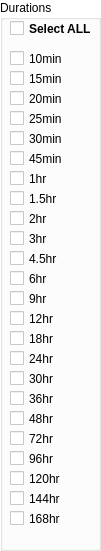
  <widget class="QGroupBox" name="groupBox_Durations">
   <property name="geometry">
    <rect>
     <x>130</x>
     <y>60</y>
     <width>101</width>
     <height>551</height>
    </rect>
   </property>
   <property name="palette">
    <palette>
     <active>
      <colorrole role="WindowText">
       <brush brushstyle="SolidPattern">
        <color alpha="255">
         <red>0</red>
         <green>0</green>
         <blue>0</blue>
        </color>
       </brush>
      </colorrole>
      <colorrole role="Button">
       <brush brushstyle="SolidPattern">
        <color alpha="255">
         <red>255</red>
         <green>255</green>
         <blue>255</blue>
        </color>
       </brush>
      </colorrole>
      <colorrole role="Light">
       <brush brushstyle="SolidPattern">
        <color alpha="255">
         <red>255</red>
         <green>255</green>
         <blue>255</blue>
        </color>
       </brush>
      </colorrole>
      <colorrole role="Midlight">
       <brush brushstyle="SolidPattern">
        <color alpha="255">
         <red>255</red>
         <green>255</green>
         <blue>255</blue>
        </color>
       </brush>
      </colorrole>
      <colorrole role="Dark">
       <brush brushstyle="SolidPattern">
        <color alpha="255">
         <red>127</red>
         <green>127</green>
         <blue>127</blue>
        </color>
       </brush>
      </colorrole>
      <colorrole role="Mid">
       <brush brushstyle="SolidPattern">
        <color alpha="255">
         <red>170</red>
         <green>170</green>
         <blue>170</blue>
        </color>
       </brush>
      </colorrole>
      <colorrole role="Text">
       <brush brushstyle="SolidPattern">
        <color alpha="255">
         <red>0</red>
         <green>0</green>
         <blue>0</blue>
        </color>
       </brush>
      </colorrole>
      <colorrole role="BrightText">
       <brush brushstyle="SolidPattern">
        <color alpha="255">
         <red>255</red>
         <green>255</green>
         <blue>255</blue>
        </color>
       </brush>
      </colorrole>
      <colorrole role="ButtonText">
       <brush brushstyle="SolidPattern">
        <color alpha="255">
         <red>0</red>
         <green>0</green>
         <blue>0</blue>
        </color>
       </brush>
      </colorrole>
      <colorrole role="Base">
       <brush brushstyle="SolidPattern">
        <color alpha="255">
         <red>255</red>
         <green>255</green>
         <blue>255</blue>
        </color>
       </brush>
      </colorrole>
      <colorrole role="Window">
       <brush brushstyle="SolidPattern">
        <color alpha="255">
         <red>255</red>
         <green>255</green>
         <blue>255</blue>
        </color>
       </brush>
      </colorrole>
      <colorrole role="Shadow">
       <brush brushstyle="SolidPattern">
        <color alpha="255">
         <red>0</red>
         <green>0</green>
         <blue>0</blue>
        </color>
       </brush>
      </colorrole>
      <colorrole role="AlternateBase">
       <brush brushstyle="SolidPattern">
        <color alpha="255">
         <red>255</red>
         <green>255</green>
         <blue>255</blue>
        </color>
       </brush>
      </colorrole>
      <colorrole role="ToolTipBase">
       <brush brushstyle="SolidPattern">
        <color alpha="255">
         <red>255</red>
         <green>255</green>
         <blue>220</blue>
        </color>
       </brush>
      </colorrole>
      <colorrole role="ToolTipText">
       <brush brushstyle="SolidPattern">
        <color alpha="255">
         <red>0</red>
         <green>0</green>
         <blue>0</blue>
        </color>
       </brush>
      </colorrole>
     </active>
     <inactive>
      <colorrole role="WindowText">
       <brush brushstyle="SolidPattern">
        <color alpha="255">
         <red>0</red>
         <green>0</green>
         <blue>0</blue>
        </color>
       </brush>
      </colorrole>
      <colorrole role="Button">
       <brush brushstyle="SolidPattern">
        <color alpha="255">
         <red>255</red>
         <green>255</green>
         <blue>255</blue>
        </color>
       </brush>
      </colorrole>
      <colorrole role="Light">
       <brush brushstyle="SolidPattern">
        <color alpha="255">
         <red>255</red>
         <green>255</green>
         <blue>255</blue>
        </color>
       </brush>
      </colorrole>
      <colorrole role="Midlight">
       <brush brushstyle="SolidPattern">
        <color alpha="255">
         <red>255</red>
         <green>255</green>
         <blue>255</blue>
        </color>
       </brush>
      </colorrole>
      <colorrole role="Dark">
       <brush brushstyle="SolidPattern">
        <color alpha="255">
         <red>127</red>
         <green>127</green>
         <blue>127</blue>
        </color>
       </brush>
      </colorrole>
      <colorrole role="Mid">
       <brush brushstyle="SolidPattern">
        <color alpha="255">
         <red>170</red>
         <green>170</green>
         <blue>170</blue>
        </color>
       </brush>
      </colorrole>
      <colorrole role="Text">
       <brush brushstyle="SolidPattern">
        <color alpha="255">
         <red>0</red>
         <green>0</green>
         <blue>0</blue>
        </color>
       </brush>
      </colorrole>
      <colorrole role="BrightText">
       <brush brushstyle="SolidPattern">
        <color alpha="255">
         <red>255</red>
         <green>255</green>
         <blue>255</blue>
        </color>
       </brush>
      </colorrole>
      <colorrole role="ButtonText">
       <brush brushstyle="SolidPattern">
        <color alpha="255">
         <red>0</red>
         <green>0</green>
         <blue>0</blue>
        </color>
       </brush>
      </colorrole>
      <colorrole role="Base">
       <brush brushstyle="SolidPattern">
        <color alpha="255">
         <red>255</red>
         <green>255</green>
         <blue>255</blue>
        </color>
       </brush>
      </colorrole>
      <colorrole role="Window">
       <brush brushstyle="SolidPattern">
        <color alpha="255">
         <red>255</red>
         <green>255</green>
         <blue>255</blue>
        </color>
       </brush>
      </colorrole>
      <colorrole role="Shadow">
       <brush brushstyle="SolidPattern">
        <color alpha="255">
         <red>0</red>
         <green>0</green>
         <blue>0</blue>
        </color>
       </brush>
      </colorrole>
      <colorrole role="AlternateBase">
       <brush brushstyle="SolidPattern">
        <color alpha="255">
         <red>255</red>
         <green>255</green>
         <blue>255</blue>
        </color>
       </brush>
      </colorrole>
      <colorrole role="ToolTipBase">
       <brush brushstyle="SolidPattern">
        <color alpha="255">
         <red>255</red>
         <green>255</green>
         <blue>220</blue>
        </color>
       </brush>
      </colorrole>
      <colorrole role="ToolTipText">
       <brush brushstyle="SolidPattern">
        <color alpha="255">
         <red>0</red>
         <green>0</green>
         <blue>0</blue>
        </color>
       </brush>
      </colorrole>
     </inactive>
     <disabled>
      <colorrole role="WindowText">
       <brush brushstyle="SolidPattern">
        <color alpha="255">
         <red>127</red>
         <green>127</green>
         <blue>127</blue>
        </color>
       </brush>
      </colorrole>
      <colorrole role="Button">
       <brush brushstyle="SolidPattern">
        <color alpha="255">
         <red>255</red>
         <green>255</green>
         <blue>255</blue>
        </color>
       </brush>
      </colorrole>
      <colorrole role="Light">
       <brush brushstyle="SolidPattern">
        <color alpha="255">
         <red>255</red>
         <green>255</green>
         <blue>255</blue>
        </color>
       </brush>
      </colorrole>
      <colorrole role="Midlight">
       <brush brushstyle="SolidPattern">
        <color alpha="255">
         <red>255</red>
         <green>255</green>
         <blue>255</blue>
        </color>
       </brush>
      </colorrole>
      <colorrole role="Dark">
       <brush brushstyle="SolidPattern">
        <color alpha="255">
         <red>127</red>
         <green>127</green>
         <blue>127</blue>
        </color>
       </brush>
      </colorrole>
      <colorrole role="Mid">
       <brush brushstyle="SolidPattern">
        <color alpha="255">
         <red>170</red>
         <green>170</green>
         <blue>170</blue>
        </color>
       </brush>
      </colorrole>
      <colorrole role="Text">
       <brush brushstyle="SolidPattern">
        <color alpha="255">
         <red>127</red>
         <green>127</green>
         <blue>127</blue>
        </color>
       </brush>
      </colorrole>
      <colorrole role="BrightText">
       <brush brushstyle="SolidPattern">
        <color alpha="255">
         <red>255</red>
         <green>255</green>
         <blue>255</blue>
        </color>
       </brush>
      </colorrole>
      <colorrole role="ButtonText">
       <brush brushstyle="SolidPattern">
        <color alpha="255">
         <red>127</red>
         <green>127</green>
         <blue>127</blue>
        </color>
       </brush>
      </colorrole>
      <colorrole role="Base">
       <brush brushstyle="SolidPattern">
        <color alpha="255">
         <red>255</red>
         <green>255</green>
         <blue>255</blue>
        </color>
       </brush>
      </colorrole>
      <colorrole role="Window">
       <brush brushstyle="SolidPattern">
        <color alpha="255">
         <red>255</red>
         <green>255</green>
         <blue>255</blue>
        </color>
       </brush>
      </colorrole>
      <colorrole role="Shadow">
       <brush brushstyle="SolidPattern">
        <color alpha="255">
         <red>0</red>
         <green>0</green>
         <blue>0</blue>
        </color>
       </brush>
      </colorrole>
      <colorrole role="AlternateBase">
       <brush brushstyle="SolidPattern">
        <color alpha="255">
         <red>255</red>
         <green>255</green>
         <blue>255</blue>
        </color>
       </brush>
      </colorrole>
      <colorrole role="ToolTipBase">
       <brush brushstyle="SolidPattern">
        <color alpha="255">
         <red>255</red>
         <green>255</green>
         <blue>220</blue>
        </color>
       </brush>
      </colorrole>
      <colorrole role="ToolTipText">
       <brush brushstyle="SolidPattern">
        <color alpha="255">
         <red>0</red>
         <green>0</green>
         <blue>0</blue>
        </color>
       </brush>
      </colorrole>
     </disabled>
    </palette>
   </property>
   <property name="autoFillBackground">
    <bool>true</bool>
   </property>
   <property name="title">
    <string>Durations</string>
   </property>
   <widget class="QCheckBox" name="checkBox_10m">
    <property name="geometry">
     <rect>
      <x>10</x>
      <y>50</y>
      <width>70</width>
      <height>17</height>
     </rect>
    </property>
    <property name="text">
     <string>10min</string>
    </property>
   </widget>
   <widget class="QCheckBox" name="checkBox_15m">
    <property name="geometry">
     <rect>
      <x>10</x>
      <y>70</y>
      <width>70</width>
      <height>17</height>
     </rect>
    </property>
    <property name="text">
     <string>15min</string>
    </property>
   </widget>
   <widget class="QCheckBox" name="checkBox_20m">
    <property name="geometry">
     <rect>
      <x>10</x>
      <y>90</y>
      <width>70</width>
      <height>17</height>
     </rect>
    </property>
    <property name="text">
     <string>20min</string>
    </property>
   </widget>
   <widget class="QCheckBox" name="checkBox_25m">
    <property name="geometry">
     <rect>
      <x>10</x>
      <y>110</y>
      <width>70</width>
      <height>17</height>
     </rect>
    </property>
    <property name="text">
     <string>25min</string>
    </property>
   </widget>
   <widget class="QCheckBox" name="checkBox_30m">
    <property name="geometry">
     <rect>
      <x>10</x>
      <y>130</y>
      <width>70</width>
      <height>17</height>
     </rect>
    </property>
    <property name="text">
     <string>30min</string>
    </property>
   </widget>
   <widget class="QCheckBox" name="checkBox_45m">
    <property name="geometry">
     <rect>
      <x>10</x>
      <y>150</y>
      <width>70</width>
      <height>17</height>
     </rect>
    </property>
    <property name="text">
     <string>45min</string>
    </property>
   </widget>
   <widget class="QCheckBox" name="checkBox_60m">
    <property name="geometry">
     <rect>
      <x>10</x>
      <y>170</y>
      <width>70</width>
      <height>17</height>
     </rect>
    </property>
    <property name="text">
     <string>1hr</string>
    </property>
   </widget>
   <widget class="QCheckBox" name="checkBox_90m">
    <property name="geometry">
     <rect>
      <x>10</x>
      <y>190</y>
      <width>70</width>
      <height>17</height>
     </rect>
    </property>
    <property name="text">
     <string>1.5hr</string>
    </property>
   </widget>
   <widget class="QCheckBox" name="checkBox_120m">
    <property name="geometry">
     <rect>
      <x>10</x>
      <y>210</y>
      <width>70</width>
      <height>17</height>
     </rect>
    </property>
    <property name="text">
     <string>2hr</string>
    </property>
   </widget>
   <widget class="QCheckBox" name="checkBox_180m">
    <property name="geometry">
     <rect>
      <x>10</x>
      <y>230</y>
      <width>70</width>
      <height>17</height>
     </rect>
    </property>
    <property name="text">
     <string>3hr</string>
    </property>
   </widget>
   <widget class="QCheckBox" name="checkBox_270m">
    <property name="geometry">
     <rect>
      <x>10</x>
      <y>250</y>
      <width>70</width>
      <height>17</height>
     </rect>
    </property>
    <property name="text">
     <string>4.5hr</string>
    </property>
   </widget>
   <widget class="QCheckBox" name="checkBox_6h">
    <property name="geometry">
     <rect>
      <x>10</x>
      <y>270</y>
      <width>70</width>
      <height>17</height>
     </rect>
    </property>
    <property name="text">
     <string>6hr</string>
    </property>
   </widget>
   <widget class="QCheckBox" name="checkBox_9h">
    <property name="geometry">
     <rect>
      <x>10</x>
      <y>290</y>
      <width>70</width>
      <height>17</height>
     </rect>
    </property>
    <property name="text">
     <string>9hr</string>
    </property>
   </widget>
   <widget class="QCheckBox" name="checkBox_12h">
    <property name="geometry">
     <rect>
      <x>10</x>
      <y>310</y>
      <width>70</width>
      <height>17</height>
     </rect>
    </property>
    <property name="text">
     <string>12hr</string>
    </property>
   </widget>
   <widget class="QCheckBox" name="checkBox_18h">
    <property name="geometry">
     <rect>
      <x>10</x>
      <y>330</y>
      <width>70</width>
      <height>17</height>
     </rect>
    </property>
    <property name="text">
     <string>18hr</string>
    </property>
   </widget>
   <widget class="QCheckBox" name="checkBox_24h">
    <property name="geometry">
     <rect>
      <x>10</x>
      <y>350</y>
      <width>70</width>
      <height>17</height>
     </rect>
    </property>
    <property name="text">
     <string>24hr</string>
    </property>
   </widget>
   <widget class="QCheckBox" name="checkBox_30h">
    <property name="geometry">
     <rect>
      <x>10</x>
      <y>370</y>
      <width>70</width>
      <height>17</height>
     </rect>
    </property>
    <property name="text">
     <string>30hr</string>
    </property>
   </widget>
   <widget class="QCheckBox" name="checkBox_36h">
    <property name="geometry">
     <rect>
      <x>10</x>
      <y>390</y>
      <width>70</width>
      <height>17</height>
     </rect>
    </property>
    <property name="text">
     <string>36hr</string>
    </property>
   </widget>
   <widget class="QCheckBox" name="checkBox_48h">
    <property name="geometry">
     <rect>
      <x>10</x>
      <y>410</y>
      <width>70</width>
      <height>17</height>
     </rect>
    </property>
    <property name="text">
     <string>48hr</string>
    </property>
   </widget>
   <widget class="QCheckBox" name="checkBox_72h">
    <property name="geometry">
     <rect>
      <x>10</x>
      <y>430</y>
      <width>70</width>
      <height>17</height>
     </rect>
    </property>
    <property name="text">
     <string>72hr</string>
    </property>
   </widget>
   <widget class="QCheckBox" name="checkBox_96h">
    <property name="geometry">
     <rect>
      <x>10</x>
      <y>450</y>
      <width>70</width>
      <height>17</height>
     </rect>
    </property>
    <property name="text">
     <string>96hr</string>
    </property>
   </widget>
   <widget class="QCheckBox" name="checkBox_120h">
    <property name="geometry">
     <rect>
      <x>10</x>
      <y>470</y>
      <width>70</width>
      <height>17</height>
     </rect>
    </property>
    <property name="text">
     <string>120hr</string>
    </property>
   </widget>
   <widget class="QCheckBox" name="checkBox_144h">
    <property name="geometry">
     <rect>
      <x>10</x>
      <y>490</y>
      <width>70</width>
      <height>17</height>
     </rect>
    </property>
    <property name="text">
     <string>144hr</string>
    </property>
   </widget>
   <widget class="QCheckBox" name="checkBox_168h">
    <property name="geometry">
     <rect>
      <x>10</x>
      <y>510</y>
      <width>70</width>
      <height>17</height>
     </rect>
    </property>
    <property name="text">
     <string>168hr</string>
    </property>
   </widget>
   <widget class="QCheckBox" name="checkBox_durAll">
    <property name="geometry">
     <rect>
      <x>10</x>
      <y>20</y>
      <width>81</width>
      <height>17</height>
     </rect>
    </property>
    <property name="font">
     <font>
      <weight>75</weight>
      <bold>true</bold>
     </font>
    </property>
    <property name="text">
     <string>Select ALL</string>
    </property>
   </widget>
  </widget>
